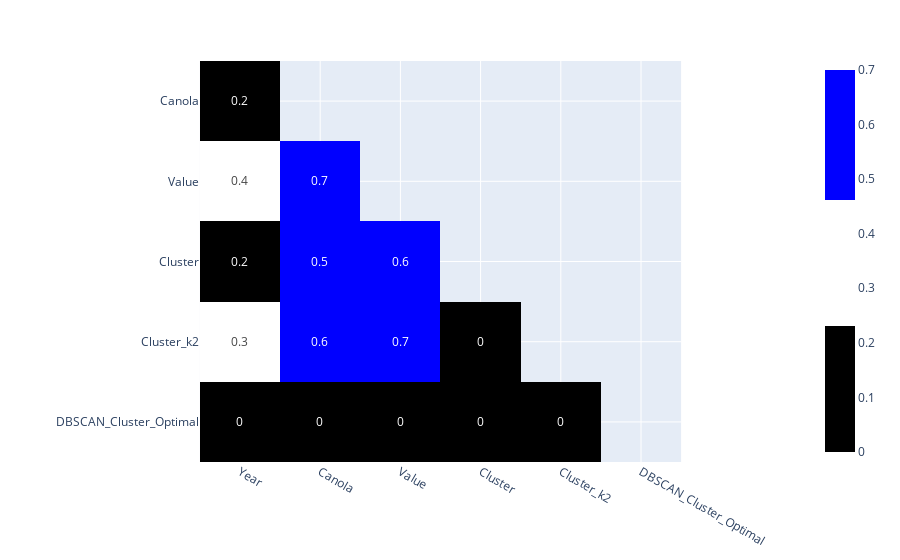

The code cell stored with this chart in its notebook:
### Code cell
# another correlation visualization with more specific focus
numerical_columns = df_yield_value_year.select_dtypes(include='number').columns  # Use square brackets [] to access columns
# Show all correlation values
df_corr = df_yield_value_year[numerical_columns].corr().round(1)

#df_corr = corr_df.round(1)
# Mask to matrix
mask = np.zeros_like(df_corr, dtype=bool)
mask[np.triu_indices_from(mask)] = True
# Viz
df_corr_viz = df_corr.mask(mask).dropna(how='all').dropna(how='all')
# colour variable https://plotly.com/python/colorscales/
fig = px.imshow(df_corr_viz, text_auto=True, color_continuous_scale=[(0.00, "black"),   (0.33, "black"),
                                                     (0.33, "white"), (0.66, "white"),
                                                     (0.66, "blue"),  (1.00, "blue")])
# unable to write to image, simply take screenshot
fig.show()

### Figure 1 — Plotly figure (JSON) as saved in the notebook; plotly's stock layout.template omitted (floating-point values rounded to 4 significant figures)
{"data": [{"coloraxis": "coloraxis", "hovertemplate": "x: %{x}<br>y: %{y}<br>color: %{z}<extra></extra>", "name": "0", "texttemplate": "%{z}", "type": "heatmap", "x": ["Year", "Canola", "Value", "Cluster", "Cluster_k2", "DBSCAN_Cluster_Optimal"], "xaxis": "x", "y": ["Canola", "Value", "Cluster", "Cluster_k2", "DBSCAN_Cluster_Optimal"], "yaxis": "y", "z": [[0.2, null, null, null, null, null], [0.4, 0.7, null, null, null, null], [0.2, 0.5, 0.6, null, null, null], [0.3, 0.6, 0.7, 0, null, null], [0, 0, 0, 0, 0, null]]}], "layout": {"coloraxis": {"colorscale": [[0, "black"], [0.33, "black"], [0.33, "white"], [0.66, "white"], [0.66, "blue"], [1, "blue"]]}, "margin": {"t": 60}, "xaxis": {"anchor": "y", "constrain": "domain", "domain": [0, 1], "scaleanchor": "y"}, "yaxis": {"anchor": "x", "autorange": "reversed", "constrain": "domain", "domain": [0, 1]}}}
